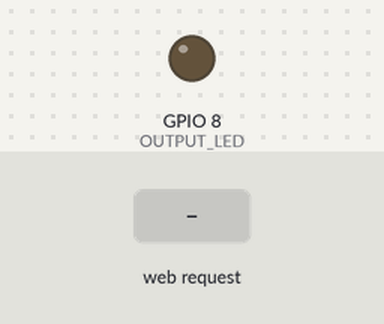
A sketch run on a simulated ESP32-C3. Shown: output pins drawn as LEDs (lit = HIGH). Inputs (shaded band) come from the test bench. What the sketch prints to the serial monitor is not drawn.

Above: at 1.2 s.
1.3 s: HTTP request GET /8/off received
At 2.3 s:
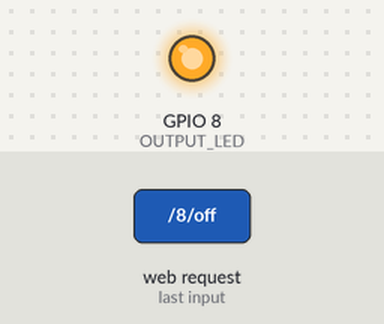
2.8 s: HTTP request GET /8/on received
At 3.4 s:
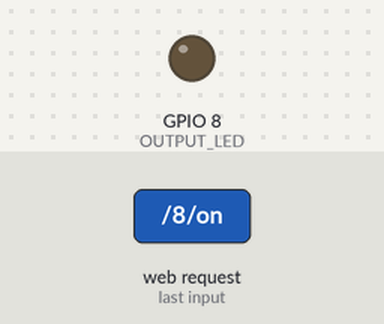
Timing chart, 0 to 5.8 s (numbered marks = the images above; inputs shaded):
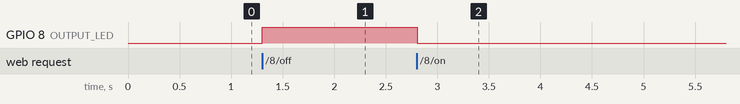

The sketch:

RemoteControl.ino
```cpp
/*
  DN1010 Experimental Interaction, Rena Cheong (G02) 2026
  Week 12 - Physical / Remote Computing
  ESP32-C3 Server LED Control

  Turn on/off built-in LED over web server.
  No additional components.

  Changed the text, typeface, font size and colour of button

*/


// ====== Reference Libraries ======
#include <WiFi.h>

// ====== Network Credentials ======
const char* ssid     = "ESP32-Access-rena"; // Edited personal name
const char* password = "Renacst2026"; // Edited custom password

// ====== Network Settings ======
WiFiServer server(80);
String header;
String LED_state = "ON";

// ====== Assign LED Pin ======
#define OUTPUT_LED 8

void setup() {
  // ====== Setup Serial Monitor ======
  Serial.begin(115200);

  // ====== Setup LED ======
  pinMode(OUTPUT_LED, OUTPUT);
  digitalWrite(OUTPUT_LED, LOW);

  // ====== Setup ESP as Access Point ======
  Serial.print("Setting AP (Access Point)…");
  WiFi.softAP(ssid, password);
  IPAddress IP = WiFi.softAPIP();
  Serial.print("IP Address: ");
  Serial.println(IP);
  server.begin();
}

void loop(){
  WiFiClient client = server.available();
  if (client) {
    Serial.println("New Client");
    String currentLine = "";
    while (client.connected()) {
      if (client.available()) {
        char c = client.read();
        Serial.write(c);
        header += c;
        if (c == '\n') {
          if (currentLine.length() == 0) {
            // ====== Setup Webpage ======
            client.println("HTTP/1.1 200 OK");
            client.println("Content-type:text/html");
            client.println("Connection: close");
            client.println();

            // ====== Turn LED On/Off ======
            if (header.indexOf("GET /8/on") >= 0) {
              Serial.println("LED on");
              LED_state = "ON";
              digitalWrite(OUTPUT_LED, LOW);
            } else if (header.indexOf("GET /8/off") >= 0) {
              Serial.println("LED off");
              LED_state = "OFF";
              digitalWrite(OUTPUT_LED, HIGH);
            }

            // ====== Display HTML Webpage ======
            client.println("<!DOCTYPE html><html>");
            client.println("<head><meta name=\"viewport\" content=\"width=device-width, initial-scale=1\">");
            client.println("<link rel=\"icon\" href=\"data:,\">");

            // ====== CSS for On/Off Buttons ======
            client.println("<style>html { font-family: Georgia; display: inline-block; margin: 0px auto; text-align: center;}"); // Typeface
            client.println(".button { background-color: #28c99e; border: none; color: white; padding: 16px 40px;"); // When ON, colour mint
            client.println("text-decoration: none; font-size: 60px; margin: 6px; cursor: pointer;}");
            client.println(".button2 {background-color: #730606;}</style></head>"); // When OFF, colour dark red

            // ====== Webpage Title ======
            client.println("<body><h1>Week 11 Task!</h1>"); // Changed the text

            // ====== Display Current State of Button ======
            client.println("<p>LED State - " + LED_state + "</p>");
            if (LED_state=="OFF") {
              client.println("<p><a href=\"/8/on\"><button class=\"button\">ON</button></a></p>");
            } else {
              client.println("<p><a href=\"/8/off\"><button class=\"button button2\">OFF</button></a></p>");
            }

            client.println();
            break;
          } else {
            currentLine = "";
          }
        } else if (c != '\r') {
          currentLine += c;
        }
      }
    }
    header = "";
    client.stop();
    Serial.println("Client disconnected.");
    Serial.println("");
  }
}
```

Measured:
- after the input at 1.3 s, GPIO 8 (OUTPUT_LED): LOW → HIGH at once
- after the input at 2.8 s, GPIO 8 (OUTPUT_LED): HIGH → LOW at once
